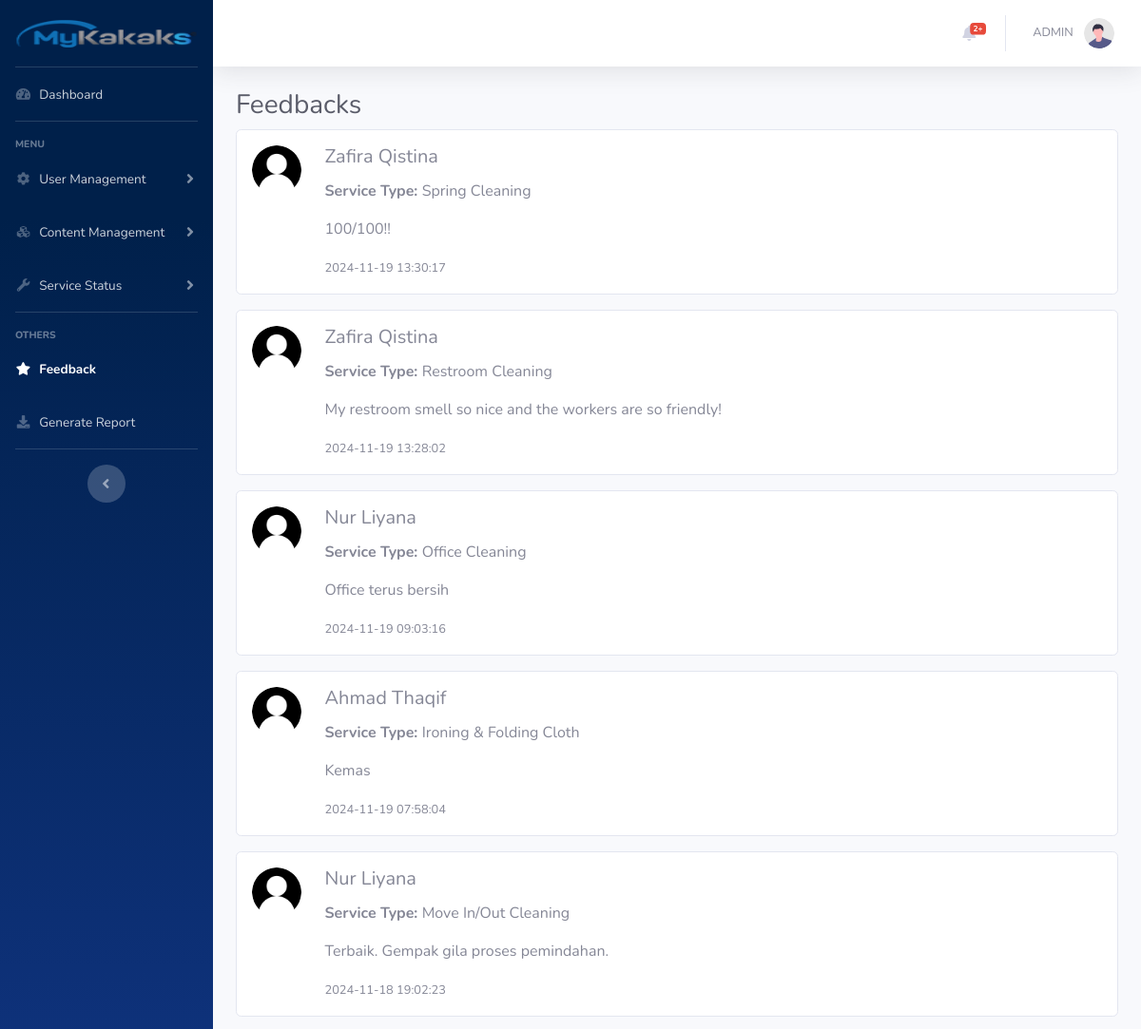
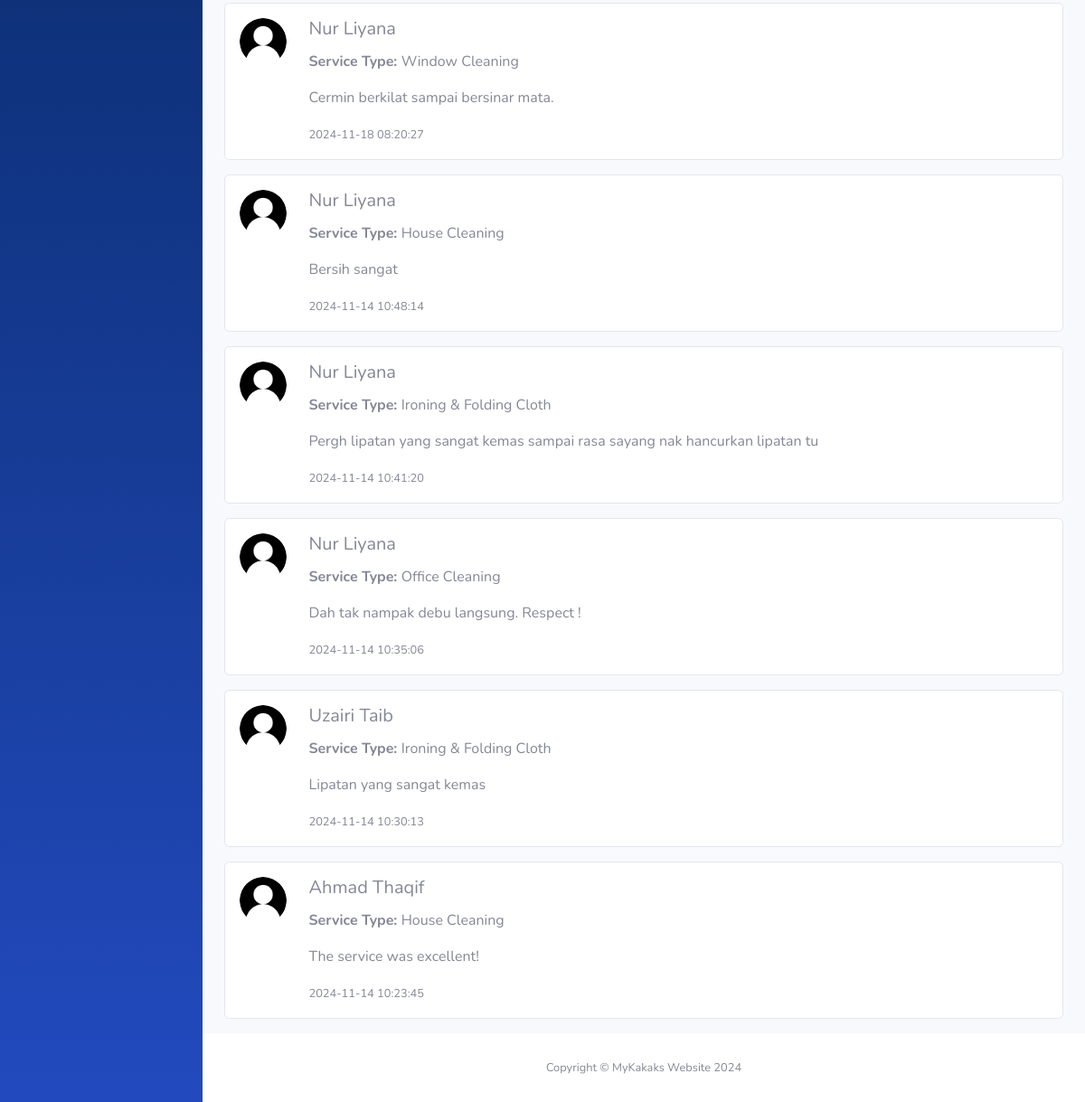
The page /admin-page/feedback.php on the database its author committed (2 pictures, top to bottom).
### tables this page shows
CREATE TABLE `feedback` (
  `id` int NOT NULL,
  `customer_email` varchar(100) NOT NULL,
  `service_name` varchar(255) NOT NULL,
  `comments` text NOT NULL,
  `date_submitted` timestamp NULL DEFAULT CURRENT_TIMESTAMP
);

CREATE TABLE `customer` (
  `id` int UNSIGNED NOT NULL,
  `fname` varchar(50) NOT NULL,
  `lname` varchar(50) NOT NULL,
  `cnum` varchar(15) NOT NULL,
  `address` text NOT NULL,
  `email` varchar(100) NOT NULL,
  `pass` varchar(255) NOT NULL,
  `verified` tinyint(1) DEFAULT '0',
  `status` enum('active','inactive') DEFAULT 'active'
);

### admin-page/feedback.php (the view, shortened to what this page needs)
<?php
include '../connect-db.php';
if ($conn) {
    $stmt = $conn->prepare("
        SELECT feedback.service_name, feedback.comments, feedback.date_submitted, customer.fname, customer.lname
        FROM feedback
        INNER JOIN customer ON feedback.customer_email = customer.email
        ORDER BY feedback.date_submitted DESC
    ");
    $stmt->execute();
    $feedback_result = $stmt->get_result();
}
$sql = "SELECT b.booking_id, b.booking_date, b.booking_slot, b.total_price, b.amount, b.payment_method, c.fname AS customer_name, m.fname AS maid_name
        FROM booking b
        LEFT JOIN customer c ON b.cust_id = c.id
        LEFT JOIN maid m ON b.maid_id = m.id  -- Changed from 'maids' to 'maid'
        WHERE b.payment_status = 'completed' AND b.booking_status = 'completed'
        ORDER BY b.payment_date DESC LIMIT 5";
$result = $conn->query($sql);
$alerts = [];
if ($result->num_rows > 0) {
    while ($row = $result->fetch_assoc()) {
        $alerts[] = $row;
    }
}
?>
<!DOCTYPE html>
<html lang="en">
<head>
    <link href="vendor/fontawesome-free/css/all.min.css" rel="stylesheet" type="text/css">
    <link href="css/mykakaks-admin.css" rel="stylesheet">
</head>
<body id="page-top">
    <div id="wrapper">
        <ul class="navbar-nav bg-gradient-primary sidebar sidebar-dark accordion" id="accordionSidebar">
            <a class="sidebar-brand d-flex align-items-center justify-content-center" href="index.php">
                <img src="img/logo.png" class="sidebar-logo">
            </a>
            <hr class="sidebar-divider my-0">
            <li class="nav-item">
                <a class="nav-link" href="index.php">
					<i class="fas fa-fw fa-tachometer-alt"></i>
                    <span>Dashboard</span>
				</a>
            </li>
            <hr class="sidebar-divider">
            <div class="sidebar-heading">
                Menu
            </div>
            <li class="nav-item">
                <a class="nav-link collapsed" href="#" data-toggle="collapse" data-target="#collapseTwo"
                    aria-expanded="true" aria-controls="collapseTwo">
                    <i class="fas fa-fw fa-cog"></i>
                    <span>User Management</span>
                </a>
            </li>
            <li class="nav-item">
                <a class="nav-link collapsed" href="#" data-toggle="collapse" data-target="#collapseUtilities"
                    aria-expanded="true" aria-controls="collapseUtilities">
                    <i class="fas fa-fw fa-cubes"></i>
                    <span>Content Management</span>
                </a>
            </li>
            <li class="nav-item">
                <a class="nav-link collapsed" href="#" data-toggle="collapse" data-target="#collapseService"
                    aria-expanded="true" aria-controls="collapseService">
                    <i class="fas fa-fw fa-wrench"></i>
                    <span>Service Status</span>
                </a>
            </li>
            <hr class="sidebar-divider">
            <div class="sidebar-heading">
                Others
            </div>
            <li class="nav-item active">
                <a class="nav-link" href="feedback.html">
                    <i class="fas fa-fw fa-star"></i>
                    <span>Feedback</span></a>
            </li>
            <li class="nav-item">
                <a class="nav-link" href="salesreport.php">
                    <i class="fas fa-fw fa-download"></i>
                    <span>Generate Report</span></a>
            </li>
            <hr class="sidebar-divider d-none d-md-block">
            <div class="text-center d-none d-md-inline">
                <button class="rounded-circle border-0" id="sidebarToggle" onclick="toggleSidebar()"></button>
			</div>
        </ul>
        <div id="content-wrapper" class="d-flex flex-column">
            <div id="content">
                <nav class="navbar navbar-expand navbar-light bg-white topbar mb-4 static-top shadow">
                    <ul class="navbar-nav ml-auto">
						<li class="nav-item">
							<a class="nav-link" href="#" id="alertsDropdown" data-toggle="modal" data-target="#alertsModal">
								<i class="fas fa-bell fa-fw"></i>
								<span class="badge badge-danger badge-counter"><?php echo count($alerts) > 0 ? count($alerts) : ''; ?>+</span>
							</a>
						</li>
                        <li class="nav-item dropdown no-arrow">
                            <a class="nav-link dropdown-toggle" href="#" id="userDropdown" role="button"
                                data-toggle="dropdown" aria-haspopup="true" aria-expanded="false">
                                <span class="mr-2 d-none d-lg-inline text-gray-600 small">ADMIN&nbsp;</span>
                                <img class="img-profile rounded-circle"
                                    src="img/undraw_profile.svg">
                            </a>
                        </li>
                    </ul>
                </nav>
                <div class="container-fluid">
					<h1 class="h3 mb-2 text-gray-800">Feedbacks</h1>
					<?php if ($feedback_result && $feedback_result->num_rows > 0): ?>
					<?php while ($row = $feedback_result->fetch_assoc()): ?>
					<div class="card mb-3">
						<div class="row g-0 p-3">
							<div class="col-md-1 container-feedback item">
								<img src="img/customer.jpg" class="img-fluid rounded-circle" alt="Customer Image" style="width: 60px;">
							</div>
							<div class="col-md-9">
								<h5 class="card-title"><?php echo htmlspecialchars($row['fname']) . ' ' . htmlspecialchars($row['lname']); ?></h5>
								<p><strong>Service Type: </strong><?php echo htmlspecialchars($row['service_name']); ?></p>
								<p class="card-text"><?php echo htmlspecialchars($row['comments']); ?></p>
								<p class="card-text"><small class="text-muted"><?php echo htmlspecialchars($row['date_submitted']); ?></small></p>
							</div>
						</div>
					</div>
					<?php endwhile; ?>
					<?php else: ?>
						<p>No feedback available.</p>
					<?php endif; ?>
				</div>
				<footer class="sticky-footer bg-white">
					<div class="container my-auto">
						<div class="copyright text-center my-auto">
							<span>Copyright &copy; MyKakaks Website 2024</span>
						</div>
					</div>
				</footer>
			</div>
		</div>
	</div>
</body>
</html>

### admin-page/feedback.php (style rules this page uses)
.sidebar-brand { display: flex; align-items: center; justify-content: center; transition: all 0.3s ease; }
.sidebar-logo { max-width: 700px; max-height: 45px; width: 100%; height: auto; transition: max-width 0.3s ease, max-height 0.3s ease; }

### rows shown on the page
feedback: customer.fname "Zafira", customer.lname "Qistina", service_name "Spring Cleaning", comments "100/100!!", date_submitted "2024-11-19 13:30:17"
feedback: customer.fname "Zafira", customer.lname "Qistina", service_name "Restroom Cleaning", comments "My restroom smell so nice and the workers are so friendly!", date_submitted "2024-11-19 13:28:02"
feedback: customer.fname "Nur", customer.lname "Liyana", service_name "Office Cleaning", comments "Office terus bersih", date_submitted "2024-11-19 09:03:16"
feedback: customer.fname "Ahmad", customer.lname "Thaqif", service_name "Ironing & Folding Cloth", comments "Kemas", date_submitted "2024-11-19 07:58:04"
feedback: customer.fname "Nur", customer.lname "Liyana", service_name "Move In/Out Cleaning", comments "Terbaik. Gempak gila proses pemindahan.", date_submitted "2024-11-18 19:02:23"
feedback: customer.fname "Nur", customer.lname "Liyana", service_name "Window Cleaning", comments "Cermin berkilat sampai bersinar mata.", date_submitted "2024-11-18 08:20:27"
feedback: customer.fname "Nur", customer.lname "Liyana", service_name "House Cleaning", comments "Bersih sangat", date_submitted "2024-11-14 10:48:14"
feedback: customer.fname "Nur", customer.lname "Liyana", service_name "Ironing & Folding Cloth", comments "Pergh lipatan yang sangat kemas sampai rasa sayang nak hancurkan lipatan tu", date_submitted "2024-11-14 10:41:20"
feedback: customer.fname "Nur", customer.lname "Liyana", service_name "Office Cleaning", comments "Dah tak nampak debu langsung. Respect !", date_submitted "2024-11-14 10:35:06"
feedback: customer.fname "Uzairi", customer.lname "Taib", service_name "Ironing & Folding Cloth", comments "Lipatan yang sangat kemas", date_submitted "2024-11-14 10:30:13"
feedback: customer.fname "Ahmad", customer.lname "Thaqif", service_name "House Cleaning", comments "The service was excellent!", date_submitted "2024-11-14 10:23:45"

### other values the page prints
count($alerts) "2"
